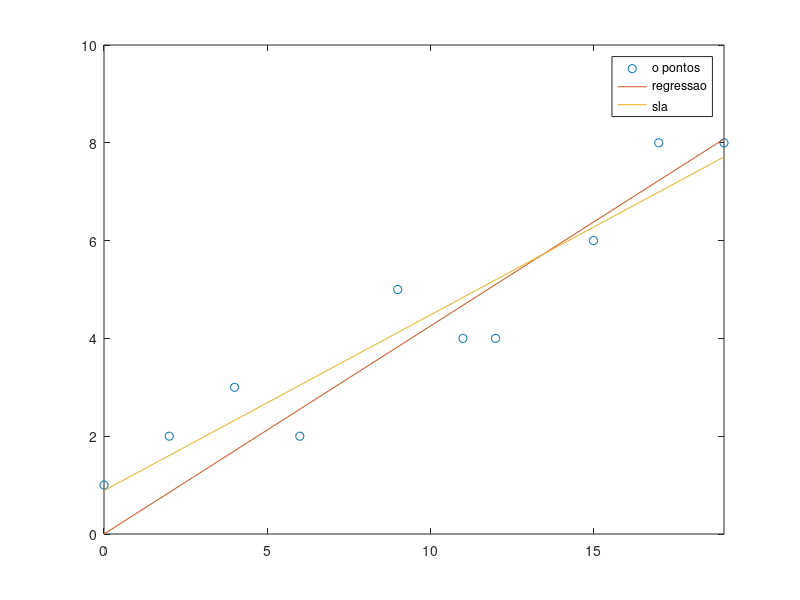

Reproduce this figure in MATLAB.
clc;clear;close all force;

load ex35.mat;

figure;

plot(x,y,'o');

a=(x.')\(y.')

hold on;
fplot(@(x) a*x,[min(x) max(x)]);

% b=[x ones(length(x),1)]\y
X=[x' ones(length(x),1)];

b=X\(y');

fplot(@(x) b(1)*x+b(2),[min(x) max(x)])
legend('o pontos','regressao','sla')
